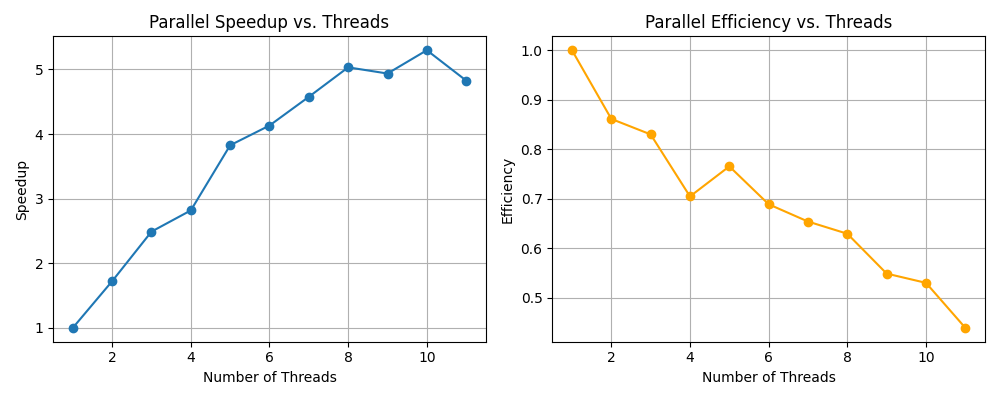

Generate this figure with Python:
import pandas as pd
import matplotlib.pyplot as plt

df = pd.read_csv("time.csv")

plt.figure(figsize=(10, 4))
plt.subplot(1, 2, 1)
plt.plot(df["cores"], df["speedup"], marker="o")
plt.title("Parallel Speedup vs. Threads")
plt.xlabel("Number of Threads")
plt.ylabel("Speedup")
plt.grid(True)

plt.subplot(1, 2, 2)
plt.plot(df["cores"], df["efficiency"], marker="o", color="orange")
plt.title("Parallel Efficiency vs. Threads")
plt.xlabel("Number of Threads")
plt.ylabel("Efficiency")
plt.grid(True)

plt.tight_layout()
plt.savefig("plot.png")
